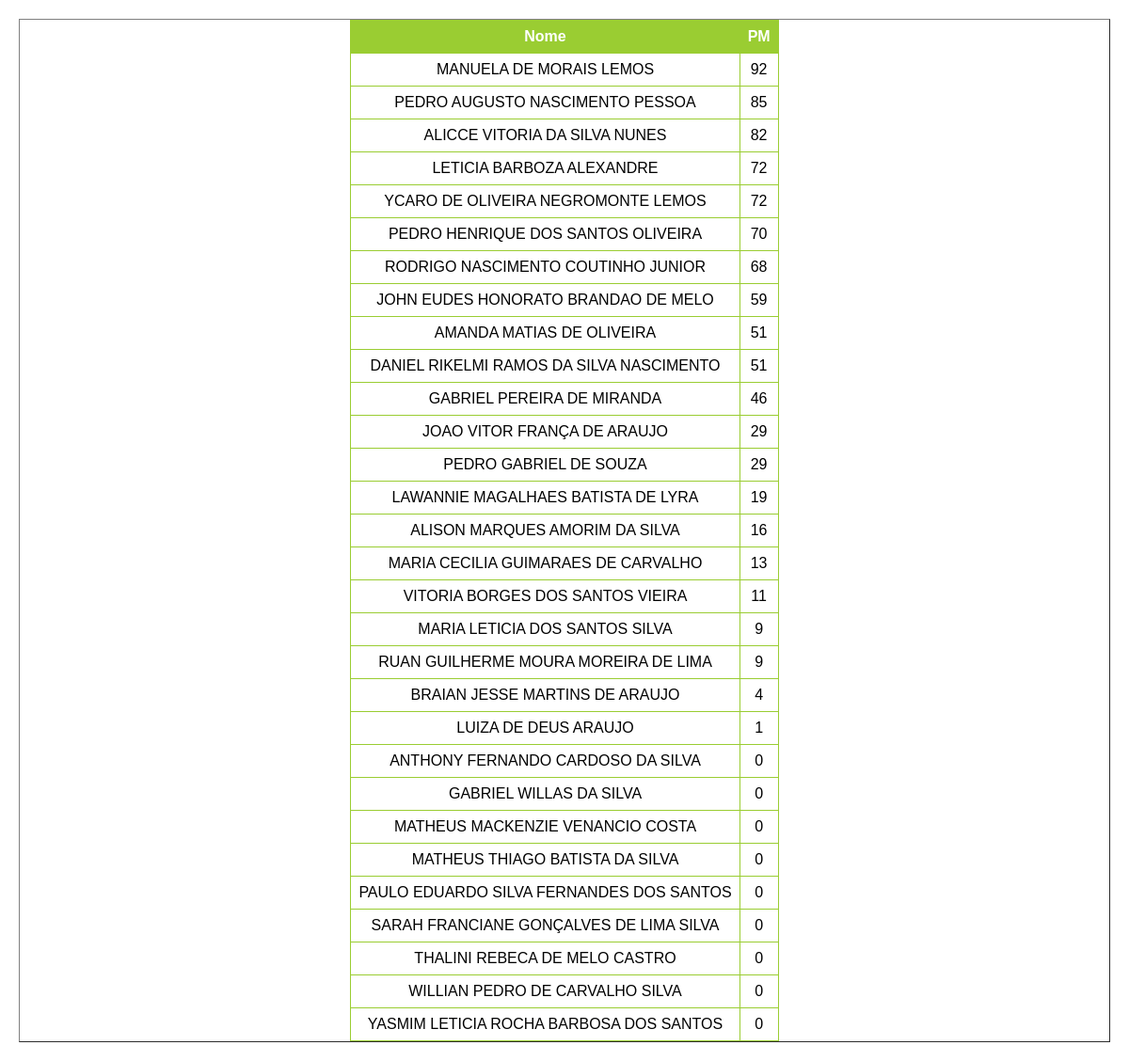
The app's page /ranking/3ºC, older data.
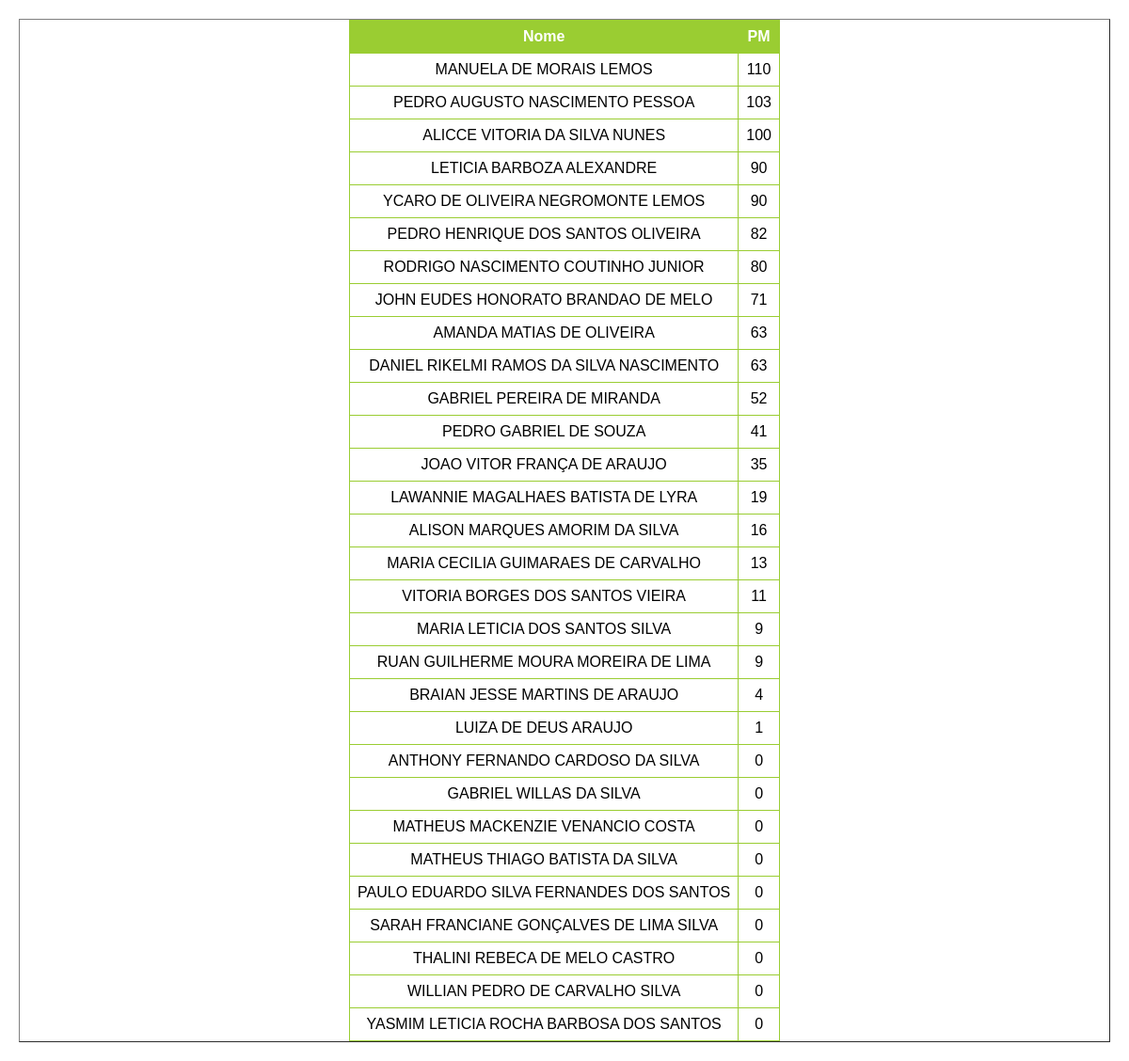
The same page, newer data.
### main.py (models this page shows)
class Terceiro_C(db.Model):
    __tablename__ = 'Terceiro_C'

### main.py (the view)
@app.route('/ranking/<class_id>', methods=['GET', 'POST'])
def ranking(class_id):
    turma_selecionada = selecionar_turma(class_id)
    resultados_ranking = db.session.query(turma_selecionada.nome, getattr(turma_selecionada, 'pm')).order_by(
        getattr(turma_selecionada, 'pm').desc()).all()
    return render_template('ranking.html', data=resultados_ranking, class_id=class_id)

### main.py (called while the page is built)
def selecionar_turma(valor):
    if valor == 'a' or valor == '3ºA':
        return lista_turmas_db[0]
    elif valor == 'b' or valor == '3ºB':
        return lista_turmas_db[1]
    elif valor == 'c' or valor == '3ºC':
        return lista_turmas_db[2]
    elif valor == 'd' or valor == '1ºD':
        return lista_turmas_db[3]

### templates/ranking.html (shortened to what this page needs)
<!DOCTYPE html>
<html lang="en">
<head>
    <link rel="stylesheet" href="/static/styles.css">
</head>
<body>
<table border="1" class="menu">
        <tr>
            <th>Nome</th>
            <th>PM</th>
        </tr>
        {% for row in data %}
            <tr>
                <td>{{ row.nome }}</td>
                <td>{{ row.pm }}</td>
            </tr>
        {% endfor %}
</table>
</body>
</html>

### static/styles.css (style rules this page uses)
.menu { margin: 20px; display: flex; flex-direction: column; align-items: center; justify-content: flex-start; }
table { border-collapse: collapse; width: 100%; background-color: rgba(255, 255, 255, 1); }
th, td { border: 1px solid yellowgreen; padding: 8px; text-align: center; }
th { background-color: yellowgreen; color: white; }
body { margin: 0; padding: 0; font-family: Arial, sans-serif; display: flex; align-items: center; justify-content: center; min-height: 100vh; position: relative; overflow: hidden; overflow-y: auto; }
body::before { content: ''; position: fixed; top: 0; left: 0; width: 100%; height: 100%; background: url('/static/4428.jpg') center center fixed; background-size: cover; opacity: 0.3; z-index: -1; }

Row changes from the older to the newer data that the page shows:
changed Terceiro_C "MANUELA DE MORAIS LEMOS": pm "92" → "110"
changed Terceiro_C "PEDRO AUGUSTO NASCIMENTO PESSOA": pm "85" → "103"
changed Terceiro_C "ALICCE VITORIA DA SILVA NUNES": pm "82" → "100"
changed Terceiro_C "LETICIA BARBOZA ALEXANDRE": pm "72" → "90"
changed Terceiro_C "YCARO DE OLIVEIRA NEGROMONTE LEMOS": pm "72" → "90"
changed Terceiro_C "PEDRO HENRIQUE DOS SANTOS OLIVEIRA": pm "70" → "82"
changed Terceiro_C "RODRIGO NASCIMENTO COUTINHO JUNIOR": pm "68" → "80"
changed Terceiro_C "JOHN EUDES HONORATO BRANDAO DE MELO": pm "59" → "71"
changed Terceiro_C "AMANDA MATIAS DE OLIVEIRA": pm "51" → "63"
changed Terceiro_C "DANIEL RIKELMI RAMOS DA SILVA NASCIMENTO": pm "51" → "63"
changed Terceiro_C "GABRIEL PEREIRA DE MIRANDA": pm "46" → "52"
changed Terceiro_C "PEDRO GABRIEL DE SOUZA": pm "29" → "41"; moves up the list
changed Terceiro_C "JOAO VITOR FRANÇA DE ARAUJO": pm "29" → "35"
